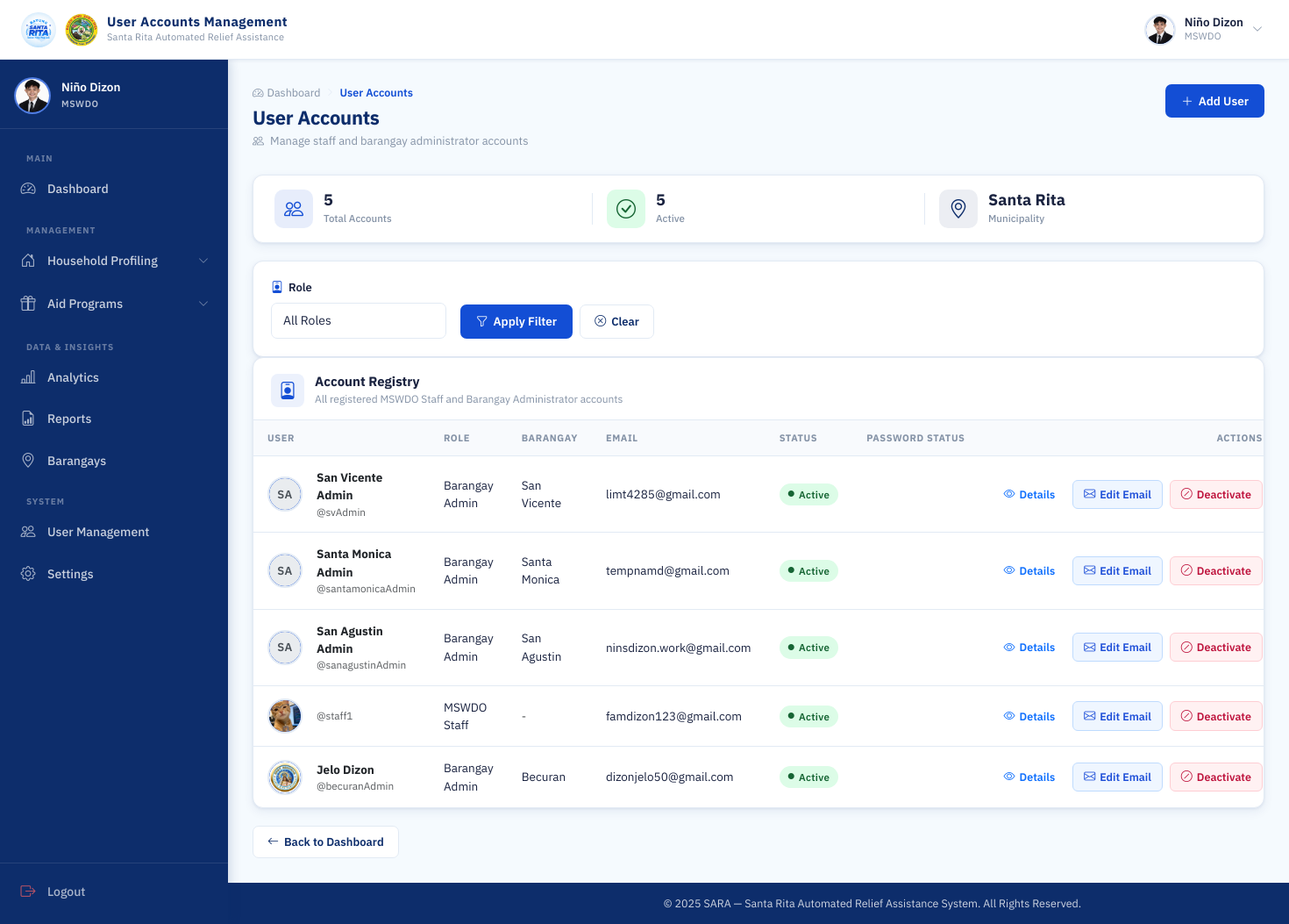
Screenshot of /mswdo/users/ (signed in) with the database file from the repository.
### accounts/models.py (models this page shows, shortened)
class User(AbstractUser):
    ROLE_CHOICES = (
        ('MSWDO', 'MSWDO Admin'),
        ('MSWDO_STAFF', 'MSWDO Staff'),
        ('BARANGAY', 'Barangay Admin'),
    )
    email = models.EmailField(unique=True)
    role = models.CharField(max_length=20, choices=ROLE_CHOICES)
    barangay = models.ForeignKey(
        'Barangay', on_delete=models.SET_NULL, blank=True, null=True, related_name='users'
    )
    is_active = models.BooleanField(default=True)
    middle_name = models.CharField(max_length=150, blank=True)
    suffix = models.CharField(max_length=10, blank=True, null=True)
    position = models.CharField(max_length=100, blank=True)
    birth_place = models.CharField(max_length=200, blank=True)
    CIVIL_STATUS_CHOICES = (
        ('SINGLE', 'Single'),
        ('MARRIED', 'Married'),
        ('WIDOWED', 'Widowed'),
        ('SEPARATED', 'Separated'),
        ('ANNULLED', 'Annulled'),
    )
    civil_status = models.CharField(max_length=20, choices=CIVIL_STATUS_CHOICES, blank=True)
    citizenship = models.CharField(max_length=100, blank=True, default='Filipino')
    must_change_password = models.BooleanField(default=False)
    SEX_CHOICES = (
        ('M', 'Male'),
        ('F', 'Female'),
    )
    sex = models.CharField(max_length=1, choices=SEX_CHOICES, blank=True)
    birthdate = models.DateField(blank=True, null=True)
    @property
    def age(self):
        if self.birthdate:
            today = datetime.date.today()
            return today.year - self.birthdate.year - ((today.month, today.day) < (self.birthdate.month, self.birthdate.day))
        return None
    contact_number = models.CharField(
        max_length=13,
        blank=True,
        validators=[
            RegexValidator(
                regex=r'^(09|\+639)\d{9}$',
                message="Phone number must be entered in the format: '09XXXXXXXXX' or '+639XXXXXXXXX'."
            )
        ]
    )
    profile_image = models.ImageField(upload_to=user_profile_image_path, blank=True, null=True)

class Barangay(models.Model):
    name = models.CharField(max_length=100, unique=True)

### accounts/views.py (the view)
# urls.py: path('mswdo/users/', views.user_accounts, name='user_accounts'),
@login_required(login_url='login')
@session_protected
def user_accounts(request):
    if request.user.role != 'MSWDO':
        return HttpResponseForbidden("Access Denied")
    users = User.objects.filter(role__in=['BARANGAY', 'MSWDO_STAFF']).select_related('barangay')
    role_filter = request.GET.get('role', '')
    barangay_filter = request.GET.get('barangay', '')
    if role_filter in ['MSWDO_STAFF', 'BARANGAY']:
        users = users.filter(role=role_filter)
        if role_filter == 'BARANGAY' and barangay_filter:
            users = users.filter(barangay_id=barangay_filter)
    users = users.order_by('-date_joined')
    active_count = users.filter(is_active=True).count()
    barangays = Barangay.objects.all().order_by('name')
    return render(request, 'accounts/user_accounts.html', {
        'users': users,
        'active_count': active_count,
        'barangays': barangays,
        'selected_role': role_filter,
        'selected_barangay': barangay_filter,
    })

### accounts/templates/accounts/user_accounts.html (shortened to what this page needs)
{% extends 'base.html' %}
{% load static %}
{% block navbar_title %}User Accounts Management{% endblock %}
{% block css %}
<link rel="stylesheet" href="{% static 'css/mswdo_dashboard.css' %}">
<link rel="stylesheet" href="{% static 'css/barangay_accounts.css' %}">
{% endblock %}
{% block content %}
<div class="dash-page-header">
  <div>
    <div class="page-breadcrumb">
      <a href="{% url 'mswdo_dashboard' %}" class="breadcrumb-link">
        <i class="bi bi-speedometer2"></i> Dashboard
      </a>
      <i class="bi bi-chevron-right breadcrumb-sep"></i>
      <span class="breadcrumb-current">User Accounts</span>
    </div>
    <h1 class="dash-page-title">User Accounts</h1>
    <p class="dash-page-sub">
      <i class="bi bi-people me-1"></i>
      Manage staff and barangay administrator accounts
    </p>
  </div>
  <div class="dash-header-actions">
    <a href="{% url 'create_user' %}" class="btn-dash-primary">
      <i class="bi bi-plus-lg"></i> Add User
    </a>
  </div>
</div>
<div class="acct-summary-strip">
  <div class="acct-summary-item">
    <i class="bi bi-people acct-summary-icon acct-summary-icon--blue"></i>
    <div>
      <span class="acct-summary-val">{{ users|length }}</span>
      <span class="acct-summary-label">Total Accounts</span>
    </div>
  </div>
  <div class="acct-summary-item">
    <i class="bi bi-check-circle acct-summary-icon acct-summary-icon--green"></i>
    <div>
      <span class="acct-summary-val">
        {{ active_count }}
      </span>
      <span class="acct-summary-label">Active</span>
    </div>
  </div>
  <div class="acct-summary-item">
    <i class="bi bi-geo-alt acct-summary-icon acct-summary-icon--navy"></i>
    <div>
      <span class="acct-summary-val">Santa Rita</span>
      <span class="acct-summary-label">Municipality</span>
    </div>
  </div>
</div>
<div class="dash-panel">
  <div class="dash-panel__body">
    <form method="get" id="filterForm" class="d-flex align-items-end gap-3 flex-wrap">
      <div class="acct-form__group mb-0" style="min-width: 200px;">
        <label class="acct-form__label" for="roleFilter">
          <i class="bi bi-person-badge"></i> Role
        </label>
        <div class="acct-form__control-wrap">
          <select name="role" class="form-control" id="roleFilter" onchange="toggleBarangayFilter()">
            <option value="" {% if not selected_role %}selected{% endif %}>All Roles</option>
          </select>
        </div>
      </div>
      <div class="d-flex gap-2">
        <button type="submit" class="btn-dash-primary">
          <i class="bi bi-funnel"></i> Apply Filter
        </button>
        <a href="{% url 'user_accounts' %}" class="btn-dash-outline">
          <i class="bi bi-x-circle"></i> Clear
        </a>
      </div>
    </form>
  </div>
</div>
<div class="dash-panel">
  <div class="dash-panel__header">
    <div class="dash-panel__header-left">
      <i class="bi bi-person-badge dash-panel__icon"></i>
      <div>
        <h2 class="dash-panel__title">Account Registry</h2>
        <p class="dash-panel__sub">All registered MSWDO Staff and Barangay Administrator accounts</p>
      </div>
    </div>
  </div>
  <div class="dash-panel__body p-0">
    <div class="table-responsive">
      <table class="acct-table">
        <thead>
          <tr>
            <th class="acct-th">User</th>
            <th class="acct-th">Role</th>
            <th class="acct-th">Barangay</th>
            <th class="acct-th">Email</th>
            <th class="acct-th">Status</th>
            <th class="acct-th">Password Status</th>
            <th class="acct-th acct-th--actions">Actions</th>
          </tr>
        </thead>
        <tbody>
          {% for user in users %}
          <tr class="acct-row">
            <td class="acct-td">
              <div class="d-flex align-items-center gap-3">
                <div class="topbar-avatar" style="width: 40px; height: 40px; flex-shrink: 0;">
                  {% if user.profile_image %}
                    <img src="{{ user.profile_image.url }}" alt="{{ user.get_full_name }}" style="width: 100%; height: 100%; border-radius: 50%; object-fit: cover;">
                  {% else %}
                    <span class="avatar-initials" style="width: 100%; height: 100%; display: flex; align-items: center; justify-content: center; background: #e9ecef; color: #495057; border-radius: 50%; font-weight: 600;">
                      {{ user.first_name|first|upper }}{{ user.last_name|first|upper }}
                    </span>
                  {% endif %}
                </div>
                <div>
                  <div class="fw-bold text-dark">
                    {{ user.first_name }}
                    {{ user.last_name }}
                  </div>
                  <div class="text-muted small">@{{ user.username }}</div>
                </div>
              </div>
            </td>
            <td class="acct-td">{{ user.get_role_display }}</td>
            <td class="acct-td">
                {% if user.role == 'BARANGAY' and user.barangay %}
                    {{ user.barangay.name }}
                {% else %}
                    <span class="text-muted">-</span>
                {% endif %}
            </td>
            <td class="acct-td">{{ user.email }}</td>
            <td class="acct-td">
              {% if user.is_active %}
                <span class="acct-badge acct-badge--active">
                  <i class="bi bi-circle-fill"></i> Active
                </span>
              {% else %}
                <span class="acct-badge acct-badge--inactive">
                  <i class="bi bi-circle-fill"></i> Deactivated
                </span>
              {% endif %}
            </td>
            <td class="acct-td">
            </td>
            <td class="acct-td acct-td--actions">
              <div class="acct-actions">
                <button type="button" class="acct-btn acct-btn--edit text-primary border-0 bg-transparent" data-bs-toggle="modal" data-bs-target="#userModal{{ user.id }}" title="View Details">
                  <i class="bi bi-eye"></i>
                  <span>Details</span>
                </button>
                <a href="{% url 'edit_user' user.id %}" class="acct-btn acct-btn--edit" title="Edit Email">
                  <i class="bi bi-envelope"></i>
                  <span>Edit Email</span>
                </a>
                {% if user.is_active %}
                <a href="{% url 'deactivate_user' user.id %}"
                   class="acct-btn acct-btn--deactivate"
                   title="Deactivate account"
                   onclick="return confirm('Deactivate {{ user.username }} account?')">
                  <i class="bi bi-slash-circle"></i>
                  <span>Deactivate</span>
                </a>
                {% endif %}
              </div>
            </td>
          </tr>
          {% endfor %}
        </tbody>
      </table>
    </div>
  </div>
</div>
<div class="page-back-row">
  <a href="{% url 'mswdo_dashboard' %}" class="btn-dash-outline">
    <i class="bi bi-arrow-left"></i> Back to Dashboard
  </a>
</div>
{% endblock %}

### templates/base.html (shortened to what this page needs)
{% load static %}
<!DOCTYPE html>
<html lang="en">
<head>
  <link href="https://cdn.jsdelivr.net/npm/bootstrap@5.3.2/dist/css/bootstrap.min.css" rel="stylesheet">
  <link href="https://cdn.jsdelivr.net/npm/bootstrap-icons@1.11.3/font/bootstrap-icons.min.css" rel="stylesheet">
  <link rel="stylesheet" href="{% static 'css/base.css' %}">
  {% block css %}{% endblock %}
</head>
<body>
<div class="page-wrapper">
  <nav class="topbar" id="topbar">
    <div class="topbar-left">
      <a class="topbar-brand" href="#">
        <img src="{% static 'images/logo.jpg' %}" alt="SARA Logo" class="topbar-logo">
        <img src="{% static 'images/SRP.png' %}" alt="SRP Logo" class="topbar-logo topbar-logo--srp">
        <div class="topbar-title-group">
          <span class="topbar-title">{% block navbar_title %}SARA SYSTEM{% endblock %}</span>
          <span class="topbar-subtitle">Santa Rita Automated Relief Assistance</span>
        </div>
      </a>
    </div>
    <div class="topbar-right">
      {% if user.is_authenticated %}
      <div class="topbar-user" id="userDropdownToggle">
        <div class="topbar-avatar">
          {% if user.profile_image %}
            <img src="{{ user.profile_image.url }}" alt="{{ user.get_full_name }}">
          {% else %}
            <span class="avatar-initials">
              {{ user.first_name|first|upper }}{{ user.last_name|first|upper }}
            </span>
          {% endif %}
        </div>
        <div class="topbar-user-info">
          <span class="topbar-username">{{ user.get_full_name|default:user.username }}</span>
          <span class="topbar-role">{{ user.role|default:"User" }}</span>
        </div>
        <i class="bi bi-chevron-down topbar-chevron" id="userChevron"></i>
      </div>
      {% else %}
        {% if request.resolver_match.url_name != 'login' %}
        <a href="{% url 'login' %}" class="btn btn-primary shadow-sm" style="background-color: #0d47a1; border: none; font-weight: 600; padding: 0.5rem 1.25rem; border-radius: 8px;">
          <i class="bi bi-box-arrow-in-right me-1"></i> Login
        </a>
        {% endif %}
      {% endif %}
    </div>
  </nav>
  {% if user.is_authenticated and not hide_sidebar %}
  <aside class="sidebar" id="sidebar">
    <div class="sidebar-header">
      <div class="sidebar-user-card">
        <div class="sidebar-avatar">
          {% if user.profile_image %}
            <img src="{{ user.profile_image.url }}" alt="{{ user.get_full_name }}">
          {% else %}
            <span class="avatar-initials avatar-initials--lg">
              {{ user.first_name|first|upper }}{{ user.last_name|first|upper }}
            </span>
          {% endif %}
        </div>
        <div class="sidebar-user-info">
          <span class="sidebar-username">{{ user.get_full_name|default:user.username }}</span>
          <span class="sidebar-role-badge">{{ user.role|default:"User" }}</span>
        </div>
      </div>
    </div>
    <nav class="sidebar-body">
      <ul class="sidebar-nav">
        {% if user.role == 'MSWDO' %}
        <li class="sidebar-section-label">Main</li>
        <li class="sidebar-item">
          <a href="{% url 'mswdo_dashboard' %}" class="sidebar-link {% if request.resolver_match.url_name == 'mswdo_dashboard' %}active{% endif %}">
            <i class="bi bi-speedometer2"></i>
            <span>Dashboard</span>
          </a>
        </li>
        <li class="sidebar-section-label">Management</li>
        <li class="sidebar-item sidebar-item--accordion">
          <button class="sidebar-link sidebar-accordion-btn" data-target="householdSubmenu"
            aria-expanded="false">
            <i class="bi bi-house-door"></i>
            <span>Household Profiling</span>
            <i class="bi bi-chevron-down sidebar-arrow"></i>
          </button>
        </li>
        <li class="sidebar-item sidebar-item--accordion">
          <button class="sidebar-link sidebar-accordion-btn" data-target="aidSubmenu"
            aria-expanded="false">
            <i class="bi bi-gift"></i>
            <span>Aid Programs</span>
            <i class="bi bi-chevron-down sidebar-arrow"></i>
          </button>
        </li>
        <li class="sidebar-section-label">Data & Insights</li>
        <li class="sidebar-item">
          <a href="{% url 'analytics' %}" class="sidebar-link {% if request.resolver_match.url_name == 'analytics' %}active{% endif %}">
            <i class="bi bi-bar-chart-line"></i>
            <span>Analytics</span>
          </a>
        </li>
        <li class="sidebar-item">
          <a href="{% url 'aid_reports' %}" class="sidebar-link {% if request.resolver_match.url_name == 'aid_reports' %}active{% endif %}">
            <i class="bi bi-file-earmark-bar-graph"></i>
            <span>Reports</span>
          </a>
        </li>
        <li class="sidebar-item">
          <a href="{% url 'barangay_list' %}" class="sidebar-link">
            <i class="bi bi-geo-alt"></i>
            <span>Barangays</span>
          </a>
        </li>
        <li class="sidebar-section-label">System</li>
        <li class="sidebar-item">
          <a href="{% url 'user_accounts' %}" class="sidebar-link">
            <i class="bi bi-people"></i>
            <span>User Management</span>
          </a>
        </li>
        <li class="sidebar-item">
          <a href="{% url 'settings' %}" class="sidebar-link">
            <i class="bi bi-gear"></i>
            <span>Settings</span>
          </a>
        </li>
        {% endif %}
      </ul>
    </nav>
    <div class="sidebar-footer">
      <a href="{% url 'logout' %}" class="sidebar-link sidebar-logout">
        <i class="bi bi-box-arrow-right"></i>
        <span>Logout</span>
      </a>
    </div>
  </aside>
  {% endif %}
  <main class="{% if user.is_authenticated and not hide_sidebar %}main-content{% endif %}">
    {% block content %}{% endblock %}
  </main>
  <footer class="{% if user.is_authenticated and not hide_sidebar %}footer footer--dashboard{% else %}footer{% endif %}">
    <div class="footer-content">
      <p>&copy; 2025 SARA &mdash; Santa Rita Automated Relief Assistance System. All Rights Reserved.</p>
    </div>
  </footer>
</div>
</body>
</html>

### rows the page displays
User: profile_image (picture), get_full_name "Niño Dizon", role "MSWDO"
User: first_name|first "S", last_name|first "A", first_name "San Vicente", last_name "Admin", username "svAdmin", role "Barangay Admin", barangay.name "San Vicente", email "limt4285@gmail.com", is_active True (drawn)
User: first_name|first "S", last_name|first "A", first_name "Santa Monica", last_name "Admin", username "santamonicaAdmin", role "Barangay Admin", barangay.name "Santa Monica", email "tempnamd@gmail.com", is_active True (drawn)
User: first_name|first "S", last_name|first "A", first_name "San Agustin", last_name "Admin", username "sanagustinAdmin", role "Barangay Admin", barangay.name "San Agustin", email "ninsdizon.work@gmail.com", is_active True (drawn)
User: profile_image (picture), username "staff1", role "MSWDO Staff", email "famdizon123@gmail.com", is_active True (drawn)
User: profile_image (picture), first_name "Jelo", last_name "Dizon", username "becuranAdmin", role "Barangay Admin", barangay.name "Becuran", email "dizonjelo50@gmail.com", is_active True (drawn)

### other values shown
{{ users|length }} "5"
{{ active_count }} "5"
